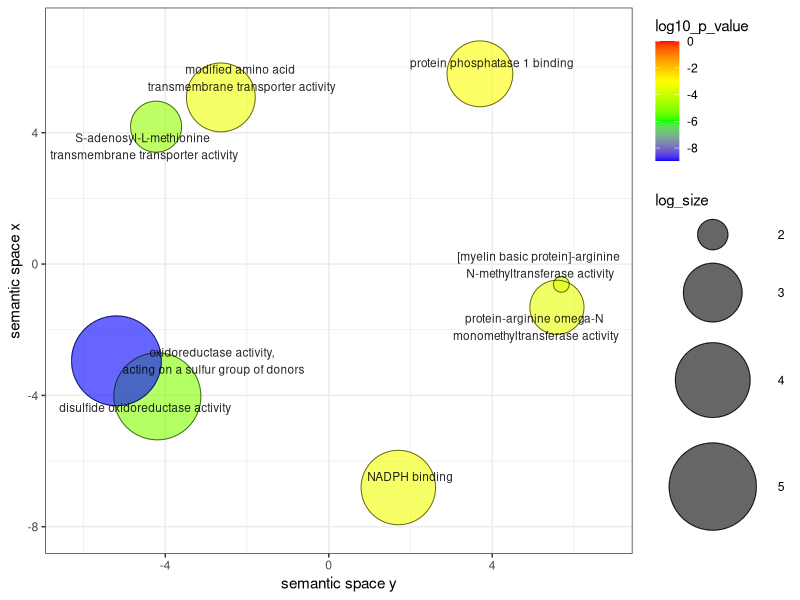
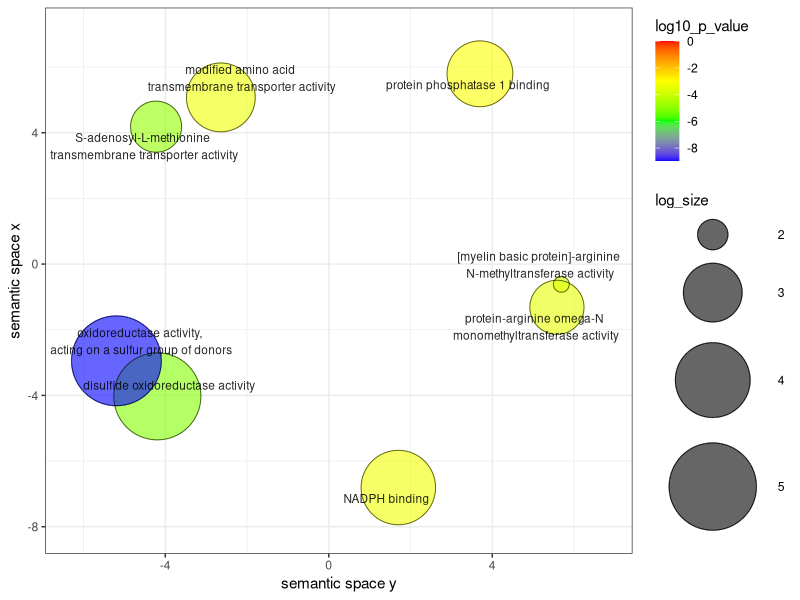

Source code (R) for these figures, in order:
# A plotting R script produced by the Revigo server at http://revigo.irb.hr/
# If you found Revigo useful in your work, please cite the following reference:
# Supek F et al. "REVIGO summarizes and visualizes long lists of Gene Ontology
# terms" PLoS ONE 2011. doi:10.1371/journal.pone.0021800
#http://revigo.irb.hr/Results.aspx?jobid=1914903134

# --------------------------------------------------------------------------
# If you don't have the ggplot2 package installed, uncomment the following line:
# install.packages( "ggplot2" );
library( ggplot2 );
library(ggrepel)
# --------------------------------------------------------------------------
# If you don't have the scales package installed, uncomment the following line:
# install.packages( "scales" );
library( scales );

# --------------------------------------------------------------------------
# Here is your data from Revigo. Scroll down for plot configuration options.

revigo.names <- c("term_ID","description","frequency","plot_X","plot_Y","log_size","log10_p_value","uniqueness","dispensability");
revigo.data <- rbind(c("GO:0000095","S-adenosyl-L-methionine \ntransmembrane transporter activity",0.00146513954434782,-4.22552943106912,4.18391338974828,2.62838893005031,-4.89268074933159,0.944440188965492,0),
c("GO:0015036","disulfide oxidoreductase activity",0.325506320608539,-4.194785427027,-4.02818843992382,4.97405090279288,-5.08880611969258,0.644270057074587,0),
c("GO:0070402","NADPH binding",0.0323747462051763,1.70156851874585,-6.80634939052463,3.97173959088778,-3.28581133117432,0.993758992895778,0),
c("GO:0016277","[myelin basic protein]-arginine \nN-methyltransferase activity",0.000252252798908941,5.69011688377037,-0.617307616916006,1.86923171973098,-3.99618447893561,0.741459723394491,0.01779896),
c("GO:0008157","protein phosphatase 1 binding",0.00863188344759636,3.69791975512997,5.79403204720422,3.39776625612645,-3.00543934118677,0.993758992895778,0.03125388),
c("GO:0072349","modified amino acid \ntransmembrane transporter activity",0.0133797648955537,-2.64097327463587,5.07522698304847,3.58804749698608,-3.33020737934869,0.944132542045571,0.26726342),
c("GO:0016667","oxidoreductase activity, \nacting on a sulfur group of donors",0.574939416998169,-5.19521939947339,-2.94723276224065,5.22111156086213,-8.95273909427272,0.816149658316953,0.32792302),
c("GO:0035241","protein-arginine omega-N \nmonomethyltransferase activity",0.00202493342685807,5.58210217090679,-1.31793951303418,2.76863810124761,-3.44501669650421,0.716519788817192,0.6527751));

one.data <- data.frame(revigo.data);
names(one.data) <- revigo.names;
one.data <- one.data [(one.data$plot_X != "null" & one.data$plot_Y != "null"), ];
one.data$plot_X <- as.numeric( as.character(one.data$plot_X) );
one.data$plot_Y <- as.numeric( as.character(one.data$plot_Y) );
one.data$log_size <- as.numeric( as.character(one.data$log_size) );
one.data$log10_p_value <- as.numeric( as.character(one.data$log10_p_value) );
one.data$frequency <- as.numeric( as.character(one.data$frequency) );
one.data$uniqueness <- as.numeric( as.character(one.data$uniqueness) );
one.data$dispensability <- as.numeric( as.character(one.data$dispensability) );
#head(one.data);


# --------------------------------------------------------------------------
# Names of the axes, sizes of the numbers and letters, names of the columns,
# etc. can be changed below

p1 <- ggplot( data = one.data );
p1 <- p1 + geom_point( aes( plot_X, plot_Y, colour = log10_p_value, size = log_size), alpha = I(0.6) ) + scale_size_area();
p1 <- p1 + scale_colour_gradientn( colours = c("blue", "green", "yellow", "red"), limits = c( min(one.data$log10_p_value), 0) );
p1 <- p1 + geom_point( aes(plot_X, plot_Y, size = log_size), shape = 21, fill = "transparent", colour = I (alpha ("black", 0.6) )) + scale_size_area();
p1 <- p1 + scale_size( range=c(5, 30)) + theme_bw(); # + scale_fill_gradientn(colours = heat_hcl(7), limits = c(-300, 0) );
ex <- one.data [ one.data$dispensability < 1, ];
p1 <- p1 + geom_text_repel( data = ex, aes(plot_X, plot_Y, label = description), colour = I(alpha("black", 0.85)), size = 3 );
p1 <- p1 + labs (y = "semantic space x", x = "semantic space y");
p1 <- p1 + theme(legend.key = element_blank()) ;
one.x_range = max(one.data$plot_X) - min(one.data$plot_X);
one.y_range = max(one.data$plot_Y) - min(one.data$plot_Y);
p1 <- p1 + xlim(min(one.data$plot_X)-one.x_range/10,max(one.data$plot_X)+one.x_range/10);
p1 <- p1 + ylim(min(one.data$plot_Y)-one.y_range/10,max(one.data$plot_Y)+one.y_range/10);


# --------------------------------------------------------------------------
# Output the plot to screen

p1;

# Uncomment the line below to also save the plot to a file.
# The file type depends on the extension (default=pdf).

# ggsave("/path_to_your_file/revigo-plot.pdf");
ggsave("figures/DE_shared_up_top_MF_REVIGO.png", width=8, height=8, dpi=1200);
